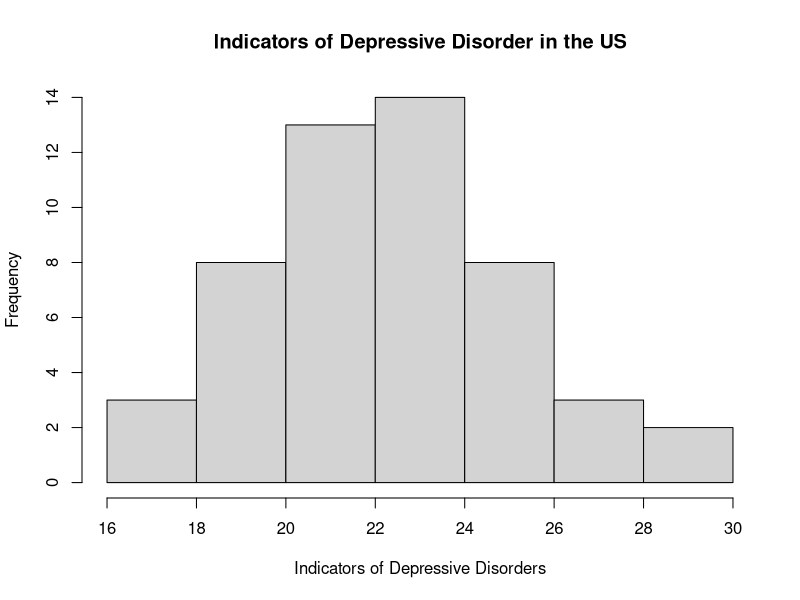
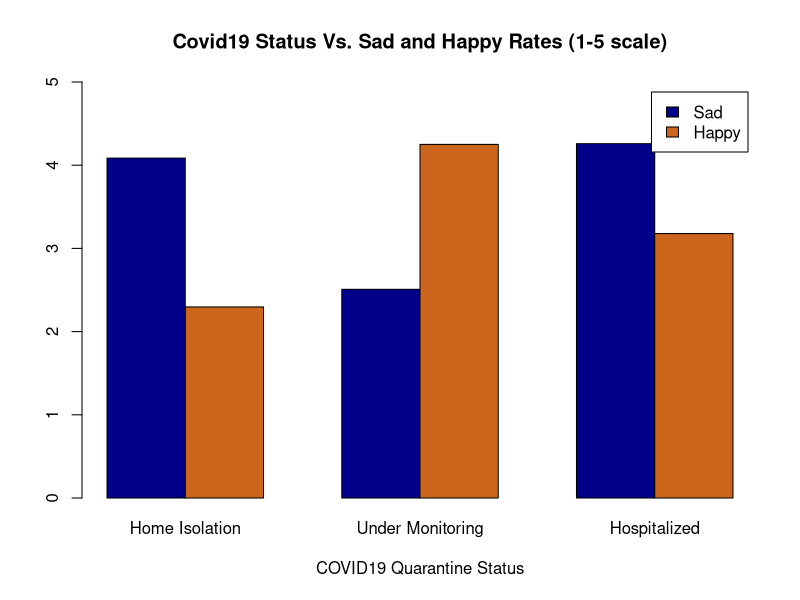

Here is the R script that generated these plots, in order:
library(dplyr)
library(tidyverse)
library(ggplot2)

mental_health_data <- read.csv("mental_health_data.csv")

# Final Deliverable 


disability_depression <- mental_health_data %>%
  filter(Indicator == "Symptoms of Depressive Disorder" & Group == "By Disability status") %>%
  dplyr::select(Subgroup, Value, Time.Period.Label) %>%
  filter(Value != "NA") %>%
  filter(Subgroup =="With disability")

disability_depression_plot <- ggplot(data=disability_depression, aes(x=Time.Period.Label, y=Value, group=1)) + geom_line(color="Blue") + geom_point() + xlab("Time Period") + ylab("Percentage of Population w/ Indicators of Depression") + 
  ggtitle("Indicators of Depression for Disabled People") + theme(axis.text = element_text(size = 8))

without_disability_depression <- mental_health_data %>%
  filter(Indicator == "Symptoms of Depressive Disorder" & Group == "By Disability status") %>%
  dplyr::select(Subgroup, Value, Time.Period.Label) %>%
  filter(Value != "NA") %>%
  filter(Subgroup =="Without disability")

without_disability_depression_plot <- ggplot(data=without_disability_depression, aes(x=Time.Period.Label, y=Value, group=1)) + geom_line(color="red") + geom_point() + xlab("Time Period") + ylab("Percentage of Population w/ Indicators of Depression") +
  ggtitle("Indicators of Depression for Non-Disabled People") + theme(axis.text = element_text(size = 8))

both_disability_depression_plot <- ggplot() + geom_line(data = disability_depression, aes(x=Time.Period.Label, y=Value, group=1), color = "Blue") +
  geom_line(data=without_disability_depression, aes(x=Time.Period.Label, y=Value, group=1), color = "Red") + 
  xlab("Time Period") +
  ylab("Percentage of Population w/ Indicators of Depression") +
  scale_color_manual(name = "color", 
                     values = c("blue"="blue"))


disability_anxiety <- mental_health_data %>%
  filter(Indicator == "Symptoms of Anxiety Disorder" & Group == "By Disability status") %>%
  dplyr::select(Subgroup, Value, Time.Period.Label) %>%
  filter(Value != "NA") %>%
  filter(Subgroup =="With disability")

disability_anxiety_plot <- ggplot(data=disability_anxiety, aes(x=Time.Period.Label, y=Value, group=1)) + geom_line(color="Blue") + geom_point() + xlab("Time Period") + ylab("Percentage of Population w/ Indicators of Anxiety") + 
  ggtitle("Indicators of Anxiety for Disabled People") + theme(axis.text = element_text(size = 8))

without_disability_anxiety <- mental_health_data %>%
  filter(Indicator == "Symptoms of Anxiety Disorder" & Group == "By Disability status") %>%
  dplyr::select(Subgroup, Value, Time.Period.Label) %>%
  filter(Value != "NA") %>%
  filter(Subgroup =="Without disability")

without_disability_anxiety_plot <- ggplot(data=without_disability_anxiety, aes(x=Time.Period.Label, y=Value, group=1)) + geom_line(color="red") + geom_point() + xlab("Time Period") + ylab("Percentage of Population w/ Indicators of Anxiety") +
  ggtitle("Indicators of Anxiety for Non-Disabled People") + theme(axis.text = element_text(size = 8))

both_disability_anxiety_plot <- ggplot() + geom_line(data = disability_anxiety, aes(x=Time.Period.Label, y=Value, group=1), color = "Blue") +
  geom_line(data=without_disability_anxiety, aes(x=Time.Period.Label, y=Value, group=1), color = "Red") + 
  xlab("Time Period") +
  ylab("Percentage of Population w/ Indicators of Anxiety") +
  scale_color_manual(name = "color", 
                     values = c("blue"="blue"))


# Exploratory Analysis


depressive_disorder <- mental_health_data %>%
  filter(Indicator == "Symptoms of Depressive Disorder" & Phase == "1" & Time.Period == "1" & Group == "By State") %>%
  dplyr::select(State, Value) %>%
  arrange(Value)


depressive_disorder_indicators <- depressive_disorder$Value

depression_by_state <- hist(depressive_disorder_indicators,main="Indicators of Depressive Disorder in the US", xlab="Indicators of Depressive Disorders")



# Meena's Code

my_data <- read.csv("emotions.csv")

my_data_filtered <- my_data %>% dplyr::select(family_COVID19_status, sadness_scored, happiness_scored)

filtered_status1 <- my_data_filtered %>% filter(family_COVID19_status == "1")
filtered_status2 <- my_data_filtered %>% filter(family_COVID19_status == "2")
filtered_status3 <- my_data_filtered %>% filter(family_COVID19_status == "3")

avgSad1 <- mean(filtered_status1$sadness_scored)
avgHappy1 <- mean(filtered_status1$happiness_scored)

avgSad2 <- mean(filtered_status2$sadness_scored)
avgHappy2 <- mean(filtered_status2$happiness_scored)

avgSad3 <- mean(filtered_status3$sadness_scored)
avgHappy3 <- mean(filtered_status3$happiness_scored)

finalTable <- matrix(c(avgHappy1,avgSad1,avgHappy2,avgSad2,avgHappy3,avgSad3),ncol = 3, nrow = 2, byrow = TRUE)
rownames(finalTable) <- c("1","2")
colnames(finalTable) <- c("Home Isolation", "Under Monitoring", "Hospitalized")

covid_emotions_plot <- barplot(finalTable, main="Covid19 Status Vs. Sad and Happy Rates (1-5 scale)",
                               xlab="COVID19 Quarantine Status", col=c("darkblue","chocolate3"),
                               legend = (c("Sad","Happy")), beside=TRUE, ylim = c(0,5))
# Fatin Code
p <- read.csv("mental_health_data.csv")

phaseone <- p[p$Phase == '1',]

phasetwo <- p[p$Phase == '2',]

phasethree <- p[p$Phase == '3 (Jan 6 � Mar 29)',]


phaseonemean <- mean(phaseone$Value)
phasetwomean <- mean(phasetwo$Value)
phasethreemean <- mean(phasethree$Value)

c1 <- c(phaseonemean, phasetwomean, phasethreemean)
c2 <- c("Phase 1", "Phase 2", "Phase 3")

means <- data.frame(c1, c2)

g <- ggplot(data=means, aes(x=c2, y=c1)) +
  geom_bar(stat="identity", width = 0.5, fill="steelblue") + theme_minimal()

